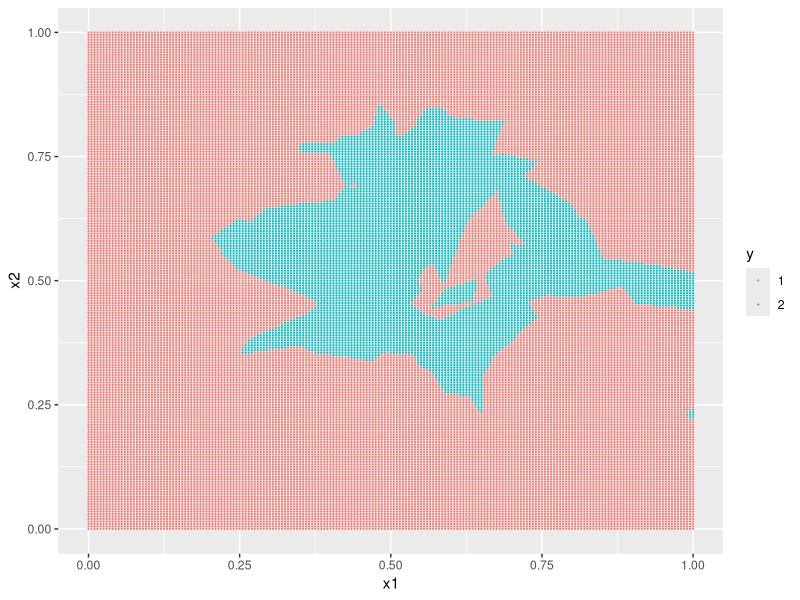
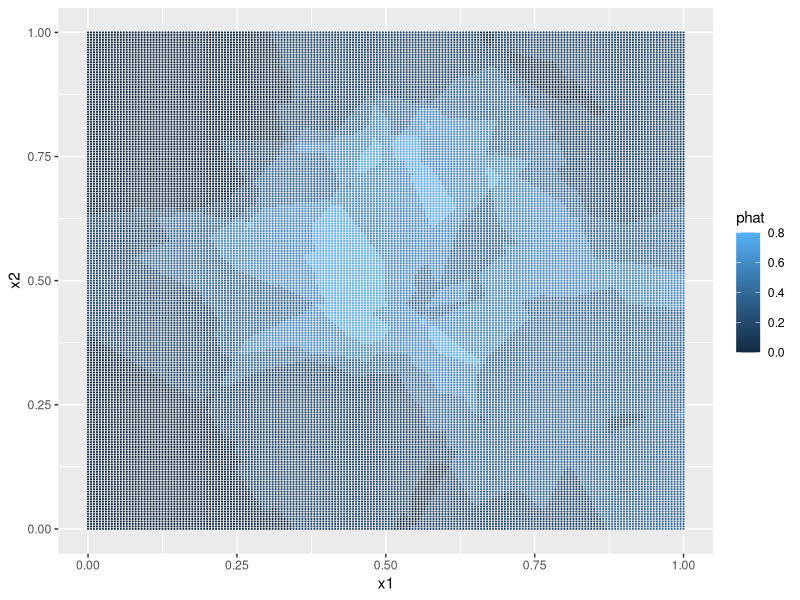
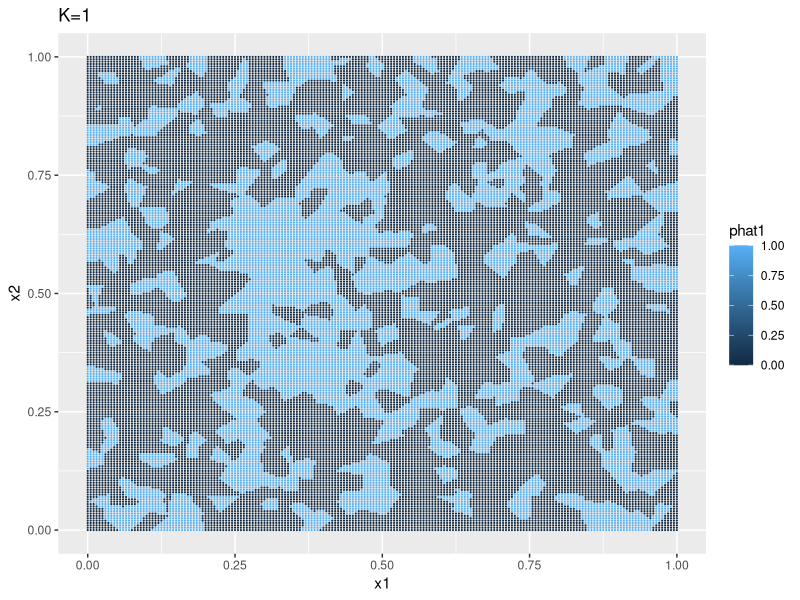
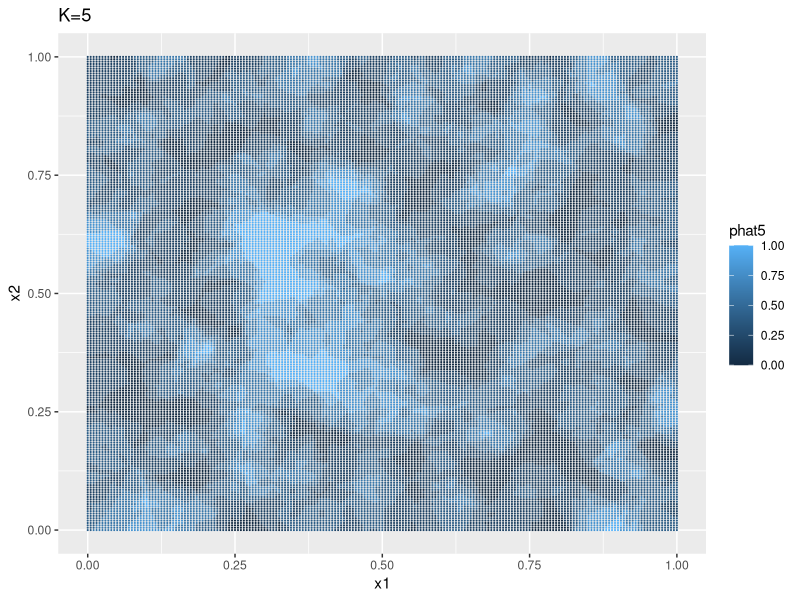
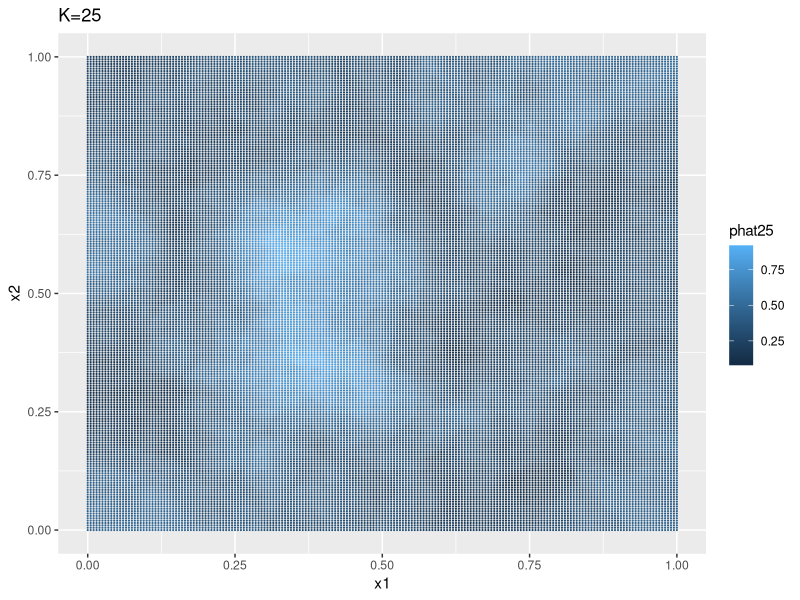
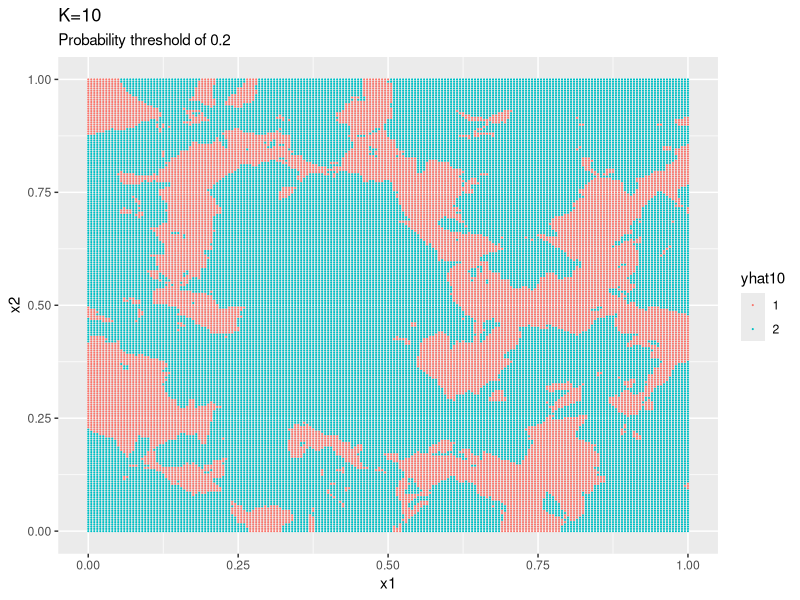
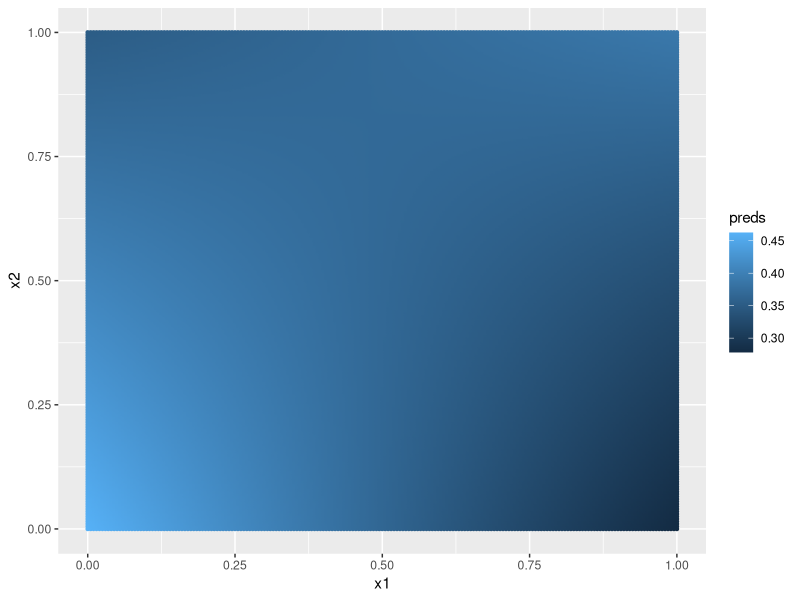
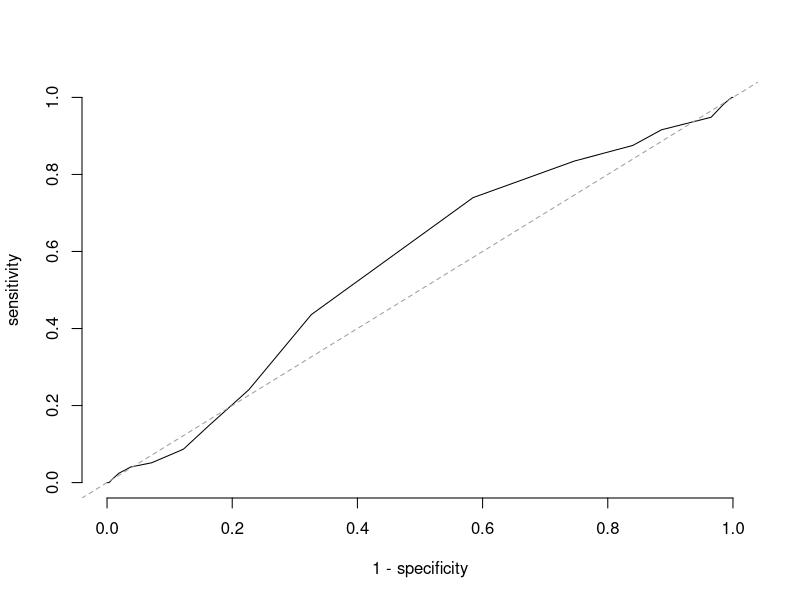

R code for these plots, in order:
## ---- chunk 1
library(tidyverse)
library(glmnet)

knitr::opts_chunk$set(echo = TRUE,
                      message = FALSE,
                      warning = FALSE)
## ---- chunk 2
n = 50
set.seed(101)
x1 = runif(n)
x2 = runif(n)
prob  = ifelse(x1 < 0.5 & x1 > 0.25 & x2 > 0.25 & x2<0.75,0.8,0.3)
y  = as.factor(rbinom(n,1,prob))
levels(y) = c("1","2")
df = data.frame(y=y,x1=x1,x2=x2)
## ---- chunk 3
knn_pred = function(point,x1,x2,y,k=5, thresh = 0.5) {
  dists = sqrt((x1-point[1])^2+(x2-point[2])^2) #Find all distances to current obs
  bound = sort(dists)[k]                #Find kth smallest distance
  indices = which(dists <= bound)       #Find which obs have dists 1:k
  outcomes = as.integer(y[indices]) #Find corresponding outcomes y
  prob = mean(outcomes)-1
  if (prob < thresh){
    out = 1
  } else {
    out = 2
  }
  out
  
}
## ---- chunk 4
grid.fineness = 201
sequence = seq(0,1,length.out=grid.fineness)
grid = expand.grid(sequence,sequence)
colnames(grid) = c("x1","x2")
yhat = apply(grid,1,knn_pred,x1=x1,x2=x2,y=y,k=5)
yhat = as.factor(yhat)
## ---- chunk 5
df = as.data.frame(grid)
df$y = yhat
ggplot(df,aes(x=x1,y=x2,col=y))+geom_point(size=0.08)
## ---- chunk 6
knn_prob = function(point,x1,x2,y,k=5) {
  dists = sqrt((x1-point[1])^2+(x2-point[2])^2) #Find all distances to current obs
  bound = sort(dists)[k]                #Find kth smallest distance
  indices = which(dists <= bound)       #Find which obs have dists 1:k
  outcomes = as.integer(y[indices])     #Find corresponding outcomes y
  mean(outcomes)-1 #Taking advantage of 2 outcomes.
}
## ---- chunk 7
phat = apply(grid,1,knn_prob,x1=x1,x2=x2,y=y,k=5)
df$phat = phat
ggplot(df,aes(x=x1,y=x2,col=phat))+geom_point(size=0.08)
## ---- chunk 8
set.seed(101)
## ---- chunk 9
n = 1000
set.seed(101)
x1 = runif(n)
x2 = runif(n)
prob  = ifelse(x1 < 0.5 & x1 > 0.25 & x2 > 0.25 & x2<0.75,0.8,0.3)
y  = as.factor(rbinom(n,1,prob))
levels(y) = c("1","2")
bigdf = data.frame(y=y,x1=x1,x2=x2)
grid.fineness = 201
sequence = seq(0,1,length.out=grid.fineness)
grid = expand.grid(sequence,sequence)
colnames(grid) = c("x1","x2")
# yhat = apply(grid,1,knn_pred,x1=x1,x2=x2,y=y,k=1)
# yhat = as.factor(yhat)
bigdf = as.data.frame(grid)

# Create probabilities for each K value
bigdf$phat1 = apply(grid,1,knn_prob,x1=x1,x2=x2,y=y,k=1)
bigdf$phat5 = apply(grid,1,knn_prob,x1=x1,x2=x2,y=y,k=5)
bigdf$phat25 = apply(grid,1,knn_prob,x1=x1,x2=x2,y=y,k=25)
## ---- chunk 10
ggplot(bigdf,aes(x=x1,y=x2,col=phat1))+geom_point(size=0.08)+
  labs(title = 'K=1')
ggplot(bigdf,aes(x=x1,y=x2,col=phat5))+geom_point(size=0.08)+
  labs(title = 'K=5')
ggplot(bigdf,aes(x=x1,y=x2,col=phat25))+geom_point(size=0.08)+
  labs(title = 'K=25')
## ---- chunk 11
yhat10 = apply(grid,1,knn_pred,x1=x1,x2=x2,y=y,k=10, thresh = 0.2) %>% as.factor()
bigdf$yhat10 = yhat10
ggplot(df,aes(x=x1,y=x2,col=yhat10))+geom_point(size=0.08) +
  labs(title = 'K=10',subtitle = 'Probability threshold of 0.2')
## ---- chunk 12
gen_dat <- data.frame(y=y,x1=x1,x2=x2)
mymod <- glm(y ~ x1 + x2 + x1*x2, data = gen_dat, family = 'binomial')
preds <- predict.glm(mymod, grid, type = 'response')
ggplot(df, aes(x=x1,y=x2,col=preds))+ geom_point(size = 0.9)
## ---- chunk 13
# Function for plotting ROC Curves
roc <- function(p,y, ...){
  y = factor(y) # outcomes
  n = length(p)
  p = as.vector(p) # probabilities
  Q = p > matrix(rep(seq(0,1,length=100),n),ncol=100,byrow=TRUE)
  specificity = colMeans(!Q[y==levels(y)[1],])
  sensitivity = colMeans(Q[y==levels(y)[2],])
  plot(1-specificity, sensitivity, type="l", ...)
  abline(a=0,b=1,lty=2,col=8)
  paste('Alexandria Uscasio Cortez value (kind of):', sum( (sensitivity - (1-specificity)/100) )) # Riemann sum for aoc
}
borgine <- gen_dat %>%
  select(-y)
phat10 <- apply(borgine,1,knn_prob,x1=x1,x2=x2,y=y,k=10)
roc(p=predict(mymod, type='response'), y=y, bty="n")
roc(p=phat10, y=y, bty = "n")
## ---- chunk 14
get_area <- function(sens, spec){
  
}
## ---- chunk 15
# x1,x2,y from your sample with 1k observations need to exist to run this.
set.seed(101)
z = ifelse((x1>0.8 | x2 < 0.4),rbinom(length(y),1,0.8),(y==1)*2)
